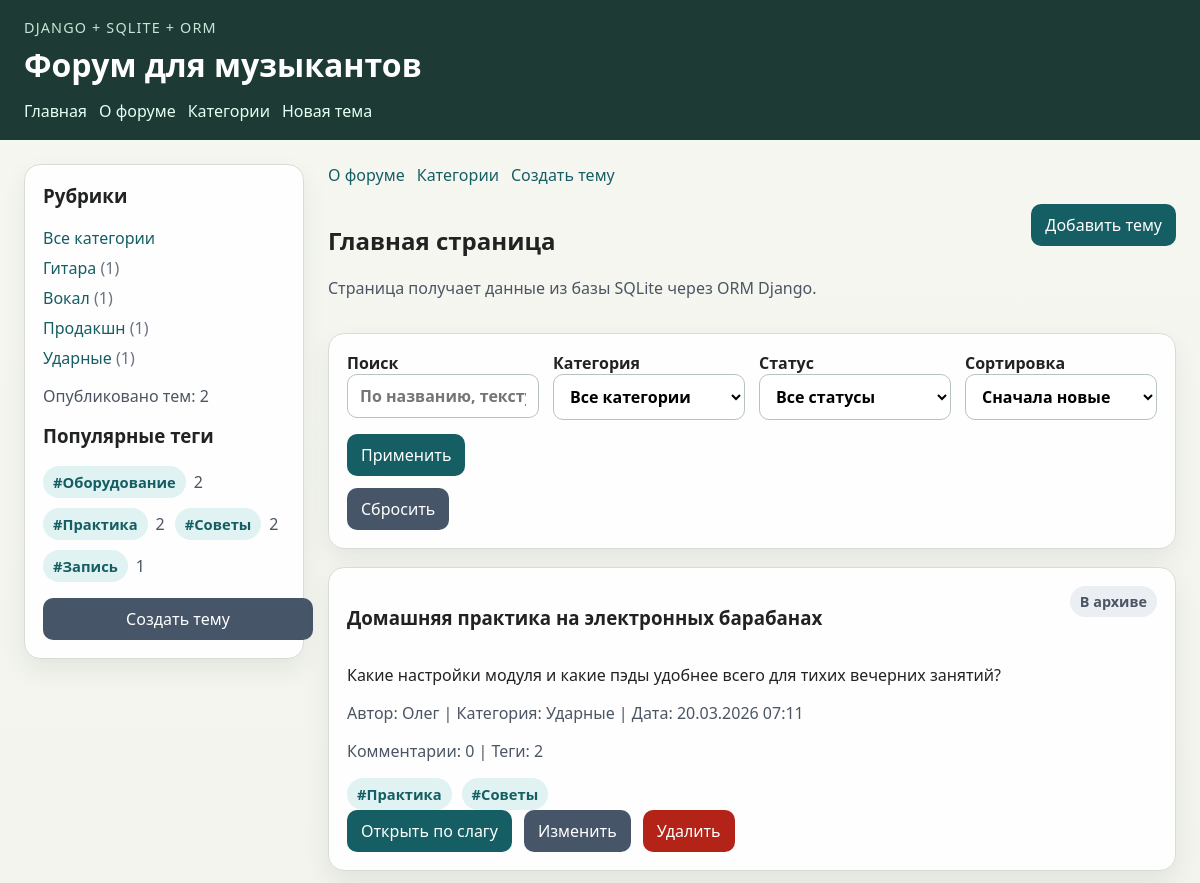
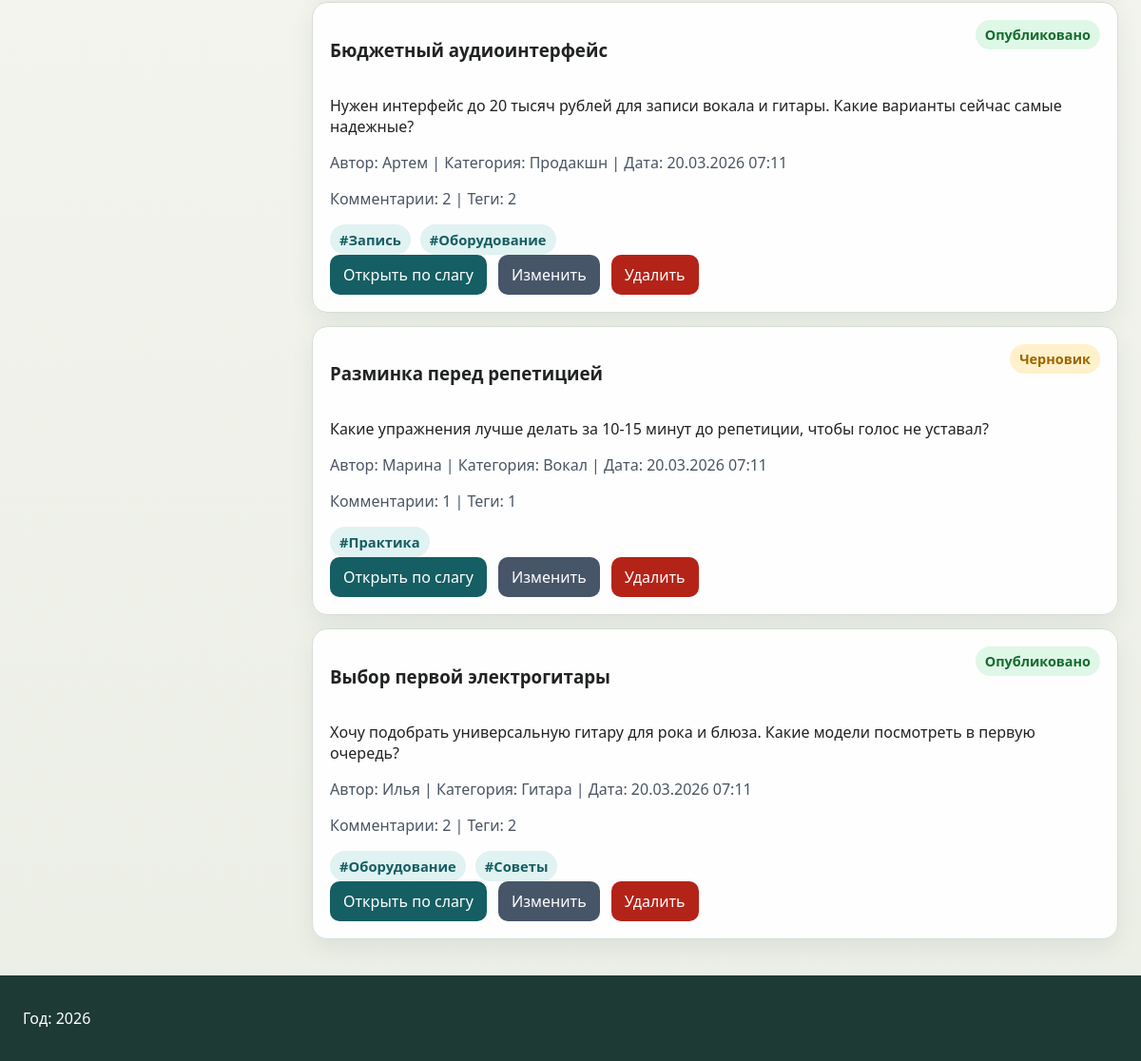
Before: / with the older database file (2 pictures, top to bottom).
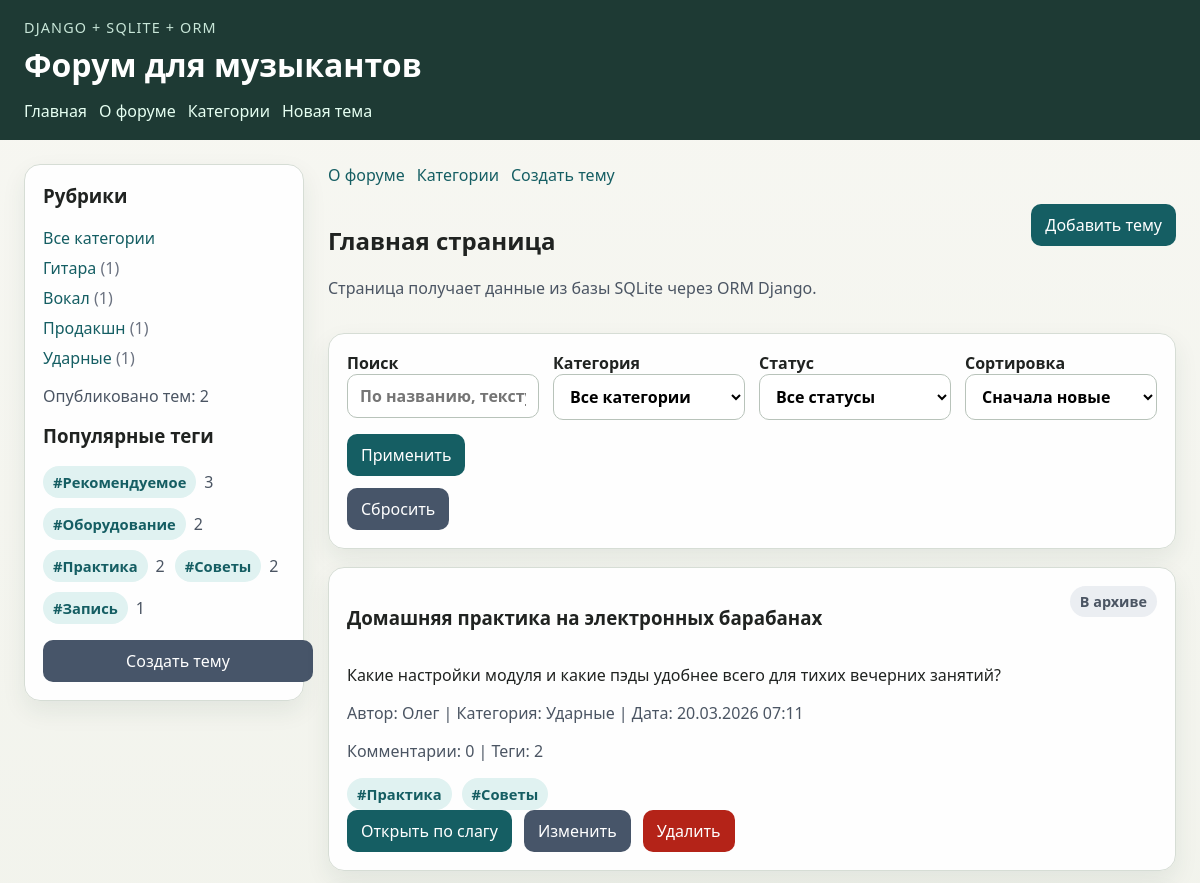
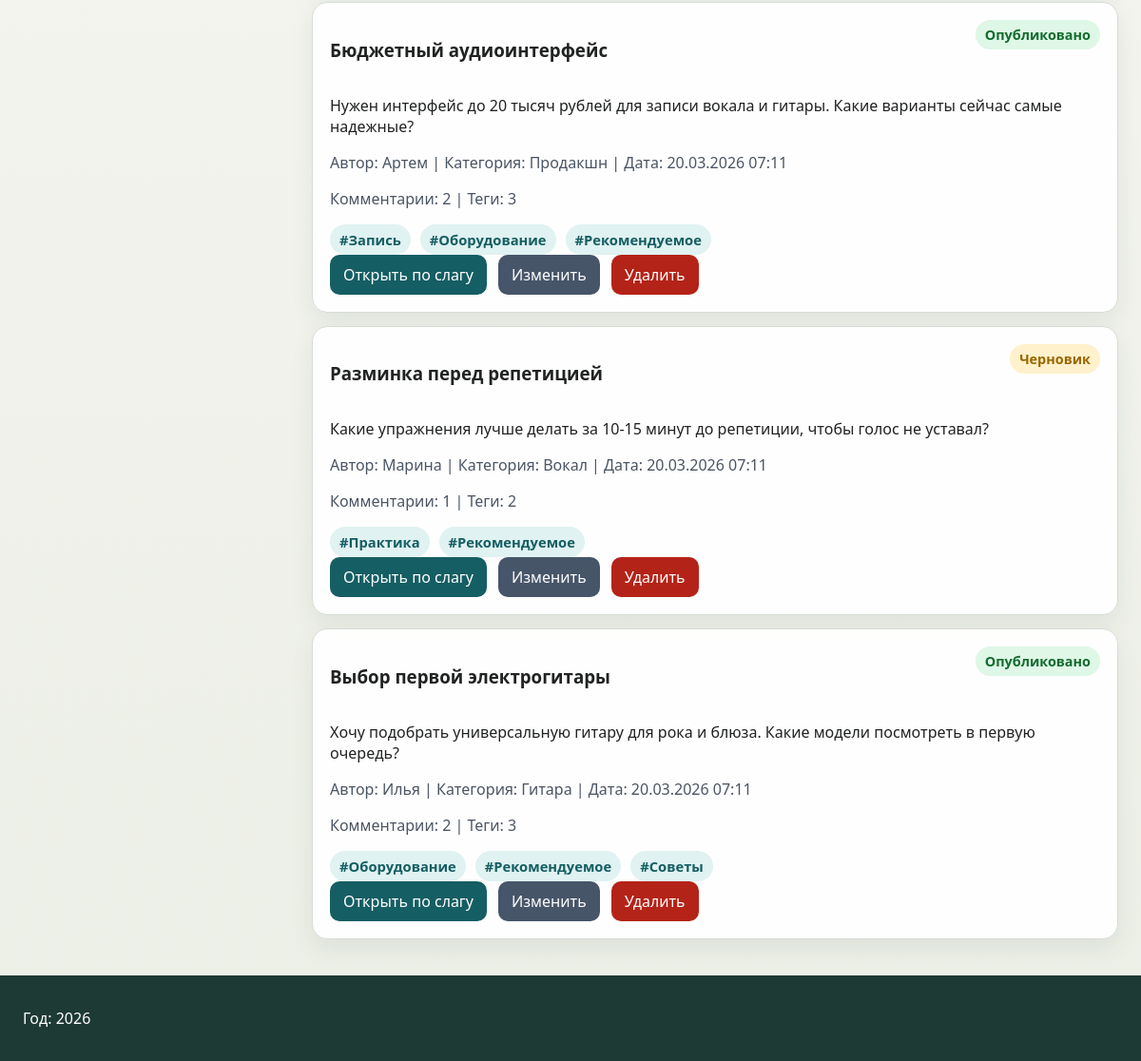
After: the same page with the newer database file (2 pictures, top to bottom).
### musicforum/models.py (models this page shows, shortened)
class Tag(models.Model):
    name = models.CharField("Название тега", max_length=100, unique=True)
    slug = models.SlugField("Слаг", max_length=100, unique=True, allow_unicode=True)
    class Meta:
        ordering = ("name",)
        verbose_name = "тег"
        verbose_name_plural = "теги"

class Discussion(models.Model):
    Category = MusicCategory
    Status = DiscussionStatus
    CATEGORY_DESCRIPTIONS = {
        MusicCategory.GUITAR: "Выбор инструментов, усилителей, педалей и техники игры.",
        MusicCategory.VOCALS: "Постановка голоса, дыхание и сценическая подача.",
        MusicCategory.PRODUCTION: "Запись, сведение, плагины и домашние студии.",
        MusicCategory.DRUMS: "Установки, пэды, ритм и упражнения для барабанщиков.",
    }
    ORDERING_OPTIONS = [
        ("-created_at", "Сначала новые"),
        ("created_at", "Сначала старые"),
        ("title", "Название: А-Я"),
        ("-title", "Название: Я-А"),
        ("author", "Автор: А-Я"),
    ]
    title = models.CharField("Название темы", max_length=255)
    slug = models.SlugField("Слаг", max_length=255, unique=True, blank=True, allow_unicode=True)
    author = models.CharField("Автор", max_length=100)
    category = models.CharField(
        "Категория",
        max_length=20,
        choices=MusicCategory.choices,
        default=MusicCategory.GUITAR,
    )
    status = models.CharField(
        "Статус",
        max_length=20,
        choices=DiscussionStatus.choices,
        default=DiscussionStatus.PUBLISHED,
    )
    content = models.TextField("Содержание")
    created_at = models.DateTimeField("Создано", auto_now_add=True)
    updated_at = models.DateTimeField("Изменено", auto_now=True)
    tags = models.ManyToManyField(Tag, verbose_name="Теги", related_name="discussions", blank=True)
    objects = DiscussionManager()
    class Meta:
        ordering = ("-created_at", "-id")
        verbose_name = "обсуждение"
        verbose_name_plural = "обсуждения"
    @classmethod
    def get_category_catalog(cls):
        totals = cls.objects.category_totals()
        return [
            {
                "slug": value,
                "title": label,
                "description": cls.CATEGORY_DESCRIPTIONS.get(value, ""),
                "count": totals.get(value, 0),
            }
            for value, label in cls.Category.choices
        ]
    @classmethod
    def get_status_options(cls):
        return list(cls.Status.choices)
    @classmethod
    def get_ordering_options(cls):
        return cls.ORDERING_OPTIONS

### musicforum/views.py (the view)
# urls.py: path("", views.index, name="index"),
def index(request):
    filters = _build_filters(request)
    context = {
        **_base_context(),
        **filters,
        "title": "Главная страница",
        "discussions": _get_discussions(filters),
        "category_locked": False,
    }
    return render(request, "musicforum/index.html", context)

### musicforum/data.py (called while the page is built)
def get_menu():
    return MENU

### musicforum/models.py (called while the page is built, shortened)
    def search(self, query):
        if not query:
            return self

    def for_category(self, category_slug):
        if not category_slug:
            return self
        return self.filter(category=category_slug)

    def with_status(self, status):
        if not status:
            return self
        return self.filter(status=status)

    def published(self):
        return self.with_status(DiscussionStatus.PUBLISHED)

    def ordered(self, ordering):
        return self.order_by(*self.ORDERING_MAP.get(ordering, self.ORDERING_MAP["-created_at"]))

    def category_totals(self):
        return dict(
            self.get_queryset()
            .values("category")
            .annotate(total=Count("id"))
            .values_list("category", "total")
        )

### musicforum/templatetags/musicforum_tags.py (called while the page is built)
@register.simple_tag
def forum_name():
    return "Форум для музыкантов"

@register.simple_tag
def published_discussions_total():
    return Discussion.objects.published().count()

@register.inclusion_tag("musicforum/includes/category_list.html")
def show_categories(selected_slug=""):
    return {
        "categories": Discussion.get_category_catalog(),
        "selected_slug": selected_slug,
    }

### musicforum/templates/musicforum/index.html
{% extends 'musicforum/base.html' %}
{% block content %}
    {% include 'musicforum/includes/forum_nav.html' %}
    <div class="page-heading">
        <div>
            <h2>{{ title }}</h2>
            <p class="lead">Страница получает данные из базы SQLite через ORM Django.</p>
        </div>
        <a class="button" href="{% url 'musicforum:discussion_create' %}">Добавить тему</a>
    </div>
    {% include 'musicforum/includes/discussion_filters.html' %}
    {% include 'musicforum/includes/discussion_cards.html' with empty_message='Темы по заданным условиям пока не найдены.' %}
{% endblock %}

### musicforum/templates/musicforum/includes/popular_tags.html
{% if popular_tags %}
    <ul class="tag-cloud">
        {% for tag in popular_tags %}
            <li>
                <span class="tag-badge">#{{ tag.name }}</span>
                <span class="tag-total">{{ tag.total }}</span>
            </li>
        {% endfor %}
    </ul>
{% else %}
    <p class="sidebar-summary">Теги появятся после заполнения базы.</p>
{% endif %}

### musicforum/templates/musicforum/includes/discussion_cards.html
{% if discussions %}
    <ul class="discussion-list">
        {% for item in discussions %}
            <li>
                <div class="card-header">
                    <h3>{{ item.title }}</h3>
                    <span class="status-badge status-{{ item.status }}">{{ item.get_status_display }}</span>
                </div>
                <p>{{ item.content|truncatechars:140 }}</p>
                <p class="card-meta">
                    Автор: {{ item.author }} | Категория: {{ item.get_category_display }} | Дата: {{ item.created_at|date:"d.m.Y H:i" }}
                </p>
                <p class="card-meta">Комментарии: {{ item.comment_count }} | Теги: {{ item.tag_count }}</p>
                {% if item.tag_count %}
                    <div class="tag-list">
                        {% for tag in item.tags.all %}
                            <span class="tag-badge">#{{ tag.name }}</span>
                        {% endfor %}
                    </div>
                {% endif %}
                <div class="button-row">
                    <a class="button" href="{% url 'musicforum:discussion' item.slug %}">Открыть по слагу</a>
                    <a class="button button-secondary" href="{% url 'musicforum:discussion_update' item.slug %}">Изменить</a>
                    <a class="button button-danger" href="{% url 'musicforum:discussion_delete' item.slug %}">Удалить</a>
                </div>
            </li>
        {% endfor %}
    </ul>
{% else %}
    <p>{{ empty_message }}</p>
{% endif %}

Changed rows visible on the page:
added Tag: name "Рекомендуемое", total "3"
computed for Discussion "Бюджетный аудиоинтерфейс": tag_count "2" → "3"
computed for Discussion "Разминка перед репетицией": tag_count "1" → "2"
computed for Discussion "Выбор первой электрогитары": tag_count "2" → "3"
